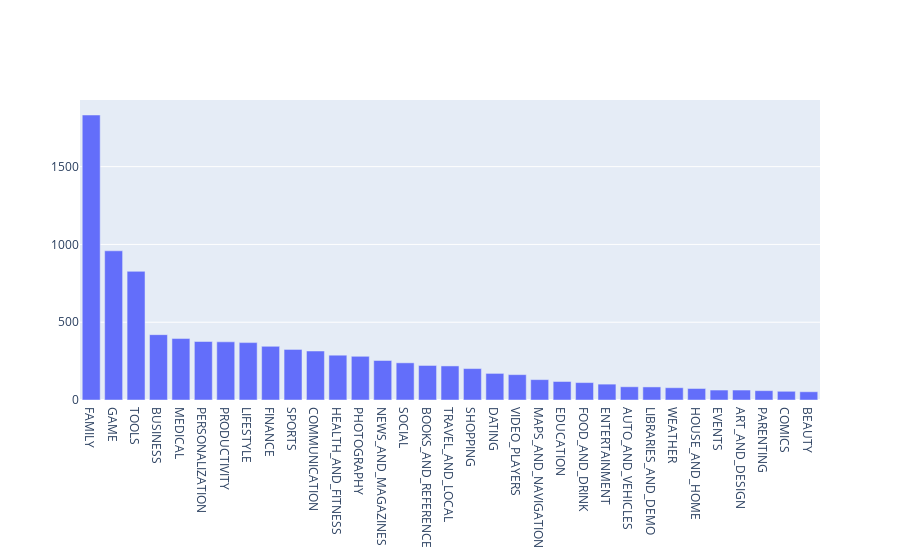
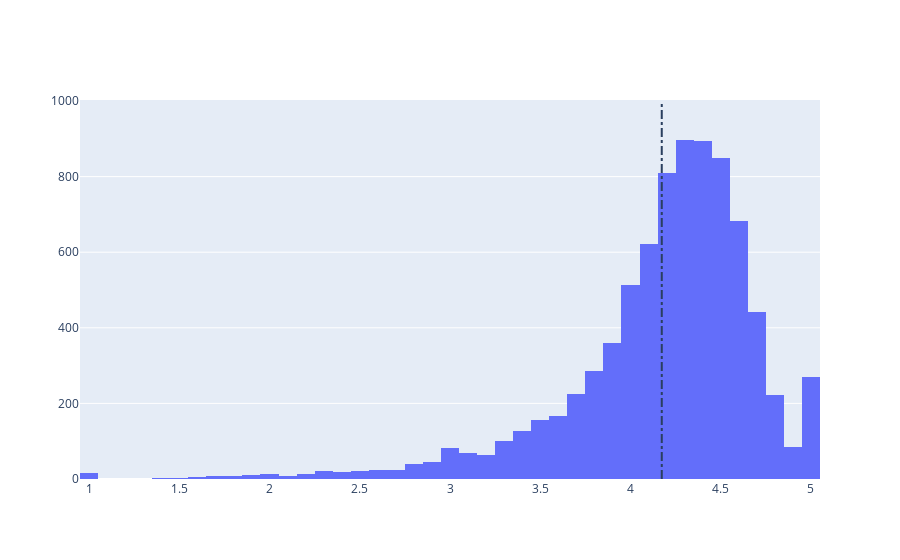
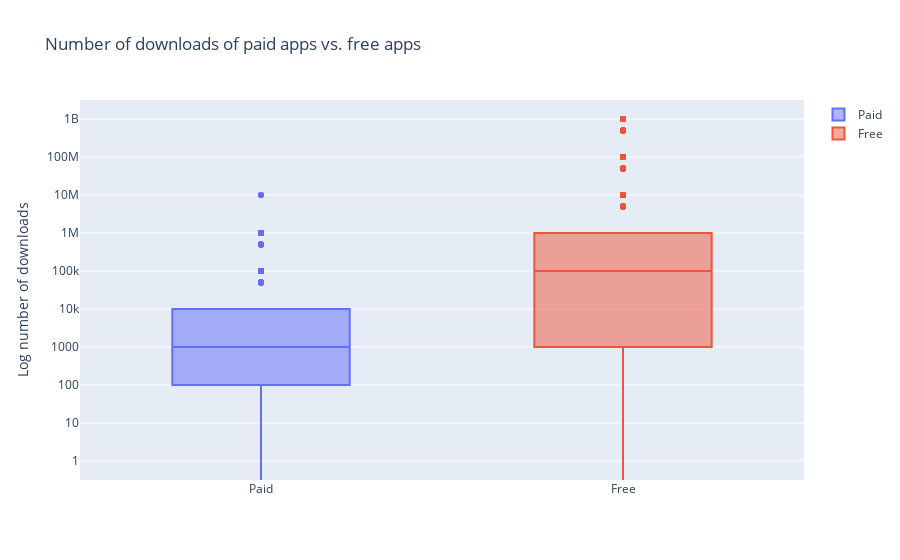

The cell these charts' notebook holds for them, in order:
### Markdown cell above
<a href="https://colab.research.google.com/github/Indahrisma/data-analytics-code/blob/new/Tugas_4_Data.ipynb" target="_parent"><img src="https://colab.research.google.com/assets/colab-badge.svg" alt="Open In Colab"/></a>

### Code cell
##Google Play Store apps and reviews
# Read in dataset
import pandas as pd
apps_with_duplicates = pd.read_csv('apps.csv')

# Drop duplicates from apps_with_duplicates
apps = apps_with_duplicates.drop_duplicates()

# Print the total number of apps
print('Total number of apps in the dataset = ', apps.shape[0])

# Have a look at a random sample of 5 rows
print(apps.head())


#Data cleaning
# List of characters to remove
chars_to_remove = ['+', ',', '$']
# List of column names to clean
cols_to_clean = ['Installs', 'Price']

# Loop for each column in cols_to_clean
for col in cols_to_clean:
    # Loop for each char in chars_to_remove
    for char in chars_to_remove:
        # Replace the character with an empty string
        apps[col] = apps[col].apply(lambda x: x.replace(char, ''))
        
# Print a summary of the apps dataframe
print(apps.info())

#Correcting data types
import numpy as np

# Convert Installs to float data type
apps['Installs'] = apps['Installs'].astype(float)

# Convert Price to float data type
apps['Price'] = apps['Price'].astype(float)

# Checking dtypes of the apps dataframe
print(apps.info())

#Exploring app categories
import plotly
plotly.offline.init_notebook_mode(connected=True)
import plotly.graph_objs as go

# Print the total number of unique categories
num_categories = apps['Category'].unique().shape[0]
print('Number of categories = ', num_categories)

# Count the number of apps in each 'Category'. 
num_apps_in_category = apps['Category'].value_counts()

# Sort num_apps_in_category in descending order based on the count of apps in each category
sorted_num_apps_in_category = num_apps_in_category.sort_values(ascending=False)
print(sorted_num_apps_in_category)

data = [go.Bar(
        x = num_apps_in_category.index, # index = category name
        y = num_apps_in_category.values, # value = count
)]

plotly.offline.iplot(data)

#Distribution of app ratings
# Average rating of apps
avg_app_rating = apps['Rating'].mean()
print('Average app rating = ', avg_app_rating)

# Distribution of apps according to their ratings
data = [go.Histogram(
        x = apps['Rating']
)]

# Vertical dashed line to indicate the average app rating
layout = {'shapes': [{
              'type' :'line',
              'x0': avg_app_rating,
              'y0': 0,
              'x1': avg_app_rating,
              'y1': 1000,
              'line': { 'dash': 'dashdot'}
          }]
          }

plotly.offline.iplot({'data': data, 'layout': layout})

##Size and price of an app
%matplotlib inline
import seaborn as sns
sns.set_style("darkgrid")
import warnings
warnings.filterwarnings("ignore")

# Select rows where both 'Rating' and 'Size' values are present (ie. the two values are not null)
apps_with_size_and_rating_present = apps[~(apps['Rating'].isnull()) & (~apps['Size'].isnull())]

# Subset for categories with at least 250 apps
large_categories = apps_with_size_and_rating_present.groupby('Category').filter(lambda x: len(x) >= 250)

# Plot size vs. rating
plt1 = sns.jointplot(x = large_categories['Size'], y = large_categories['Rating'])

# Select apps whose 'Type' is 'Paid'
paid_apps = apps_with_size_and_rating_present[apps_with_size_and_rating_present['Type'] == 'Paid']

# Plot price vs. rating
plt2 = sns.jointplot(x = paid_apps['Price'], y = paid_apps['Rating'])

##Relation between app category and app price
import matplotlib.pyplot as plt
fig, ax = plt.subplots()
fig.set_size_inches(15, 8)

# Select a few popular app categories
popular_app_cats = apps[apps.Category.isin(['GAME', 'FAMILY', 'PHOTOGRAPHY',
                                            'MEDICAL', 'TOOLS', 'FINANCE',
                                            'LIFESTYLE','BUSINESS'])]

# Examine the price trend by plotting Price vs Category
ax = sns.stripplot(x = popular_app_cats['Price'], y = popular_app_cats['Category'], jitter=True, linewidth=1)
ax.set_title('App pricing trend across categories')

# Apps whose Price is greater than 200
apps_above_200 = apps[apps['Price'] > 200]
apps_above_200[['Category', 'App', 'Price']]

##Filter out "junk" apps
# Select apps priced below $100
apps_under_100 = popular_app_cats[popular_app_cats['Price'] < 100]

fig, ax = plt.subplots()
fig.set_size_inches(15, 8)

# Examine price vs category with the authentic apps (apps_under_100)
ax = sns.stripplot(x = apps_under_100['Price'], y = apps_under_100['Category'], data = apps_under_100, jitter = True, linewidth = 1)
ax.set_title('App pricing trend across categories after filtering for junk apps')

##Popularity of paid apps vs free apps
trace0 = go.Box(
    # Data for paid apps
    y = apps[apps['Type'] == 'Paid']['Installs'],
    name = 'Paid'
)

trace1 = go.Box(
    # Data for free apps
    y = apps[apps['Type'] == 'Free']['Installs'],
    name = 'Free'
)

layout = go.Layout(
    title = "Number of downloads of paid apps vs. free apps",
    yaxis = dict(title = "Log number of downloads",
                type = 'log',
                autorange = True)
)

# Add trace0 and trace1 to a list for plotting
data = [trace0, trace1]
plotly.offline.iplot({'data': data, 'layout': layout})

## Sentiment analysis of user reviews
# Load user_reviews.csv
reviews_df = pd.read_csv('user_reviews.csv')

# Join the two dataframes
merged_df = pd.merge(apps, reviews_df, on = 'App', how = 'inner')

# Drop NA values from Sentiment and Review columns
merged_df = merged_df.dropna(subset = ['Sentiment', 'Translated_Review'])

sns.set_style('ticks')
fig, ax = plt.subplots()
fig.set_size_inches(11, 8)

# User review sentiment polarity for paid vs. free apps
ax = sns.boxplot(x = 'Type', y = 'Sentiment_Polarity', data = merged_df)
ax.set_title('Sentiment Polarity Distribution')

### Figure 1 — Plotly figure (JSON) as saved in the notebook; plotly's stock layout.template omitted (floating-point values rounded to 4 significant figures)
{"data": [{"x": ["FAMILY", "GAME", "TOOLS", "BUSINESS", "MEDICAL", "PERSONALIZATION", "PRODUCTIVITY", "LIFESTYLE", "FINANCE", "SPORTS", "COMMUNICATION", "HEALTH_AND_FITNESS", "PHOTOGRAPHY", "NEWS_AND_MAGAZINES", "SOCIAL", "BOOKS_AND_REFERENCE", "TRAVEL_AND_LOCAL", "SHOPPING", "DATING", "VIDEO_PLAYERS", "MAPS_AND_NAVIGATION", "EDUCATION", "FOOD_AND_DRINK", "ENTERTAINMENT", "AUTO_AND_VEHICLES", "LIBRARIES_AND_DEMO", "WEATHER", "HOUSE_AND_HOME", "EVENTS", "ART_AND_DESIGN", "PARENTING", "COMICS", "BEAUTY"], "y": [1832, 959, 827, 420, 395, 376, 374, 369, 345, 325, 315, 288, 281, 254, 239, 222, 219, 202, 171, 163, 131, 119, 112, 102, 85, 84, 79, 74, 64, 64, 60, 56, 53], "type": "bar"}], "layout": {}}

### Figure 2 — Plotly figure (JSON) as saved in the notebook; plotly's stock layout.template omitted (floating-point values rounded to 4 significant figures; data arrays with more than 128 entries replaced by an {"elided": "..."} marker saying what was removed)
{"data": [{"x": {"elided": "9659 float values"}, "type": "histogram"}], "layout": {"shapes": [{"line": {"dash": "dashdot"}, "type": "line", "x0": 4.173, "x1": 4.173, "y0": 0, "y1": 1000}]}}

### Figure 3 — Plotly figure (JSON) as saved in the notebook; plotly's stock layout.template omitted (floating-point values rounded to 4 significant figures; data arrays with more than 128 entries replaced by an {"elided": "..."} marker saying what was removed)
{"data": [{"name": "Paid", "y": {"elided": "756 int values"}, "type": "box"}, {"name": "Free", "y": {"elided": "8903 int values"}, "type": "box"}], "layout": {"title": {"text": "Number of downloads of paid apps vs. free apps"}, "yaxis": {"autorange": true, "title": {"text": "Log number of downloads"}, "type": "log"}}}
